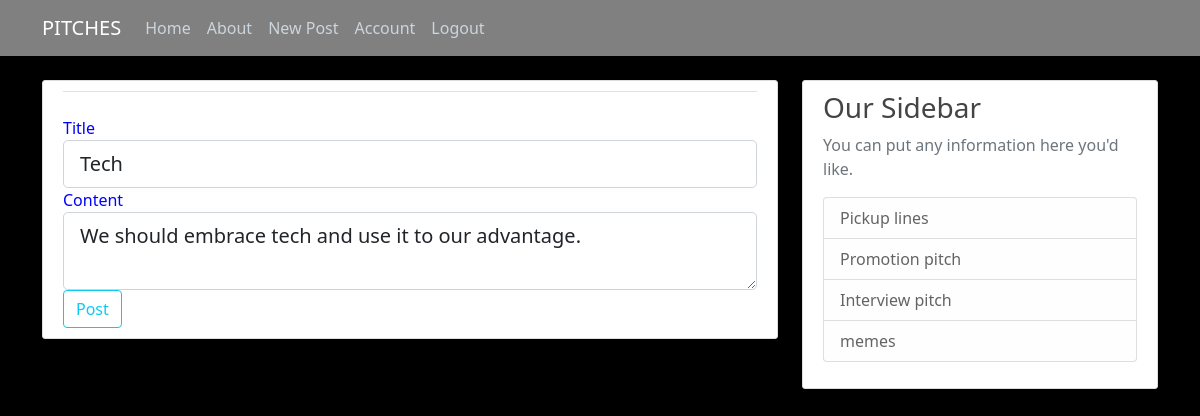
The page /post/3/update (signed in) on the database its author committed.
### pitches/models.py (models this page shows, shortened)
class Post(db.Model):
    id = db.Column(db.Integer, primary_key=True)
    title = db.Column(db.String(100), nullable=False)
    date_posted = db.Column(db.DateTime, nullable=False, default=datetime.utcnow)
    content = db.Column(db.Text, nullable=False)
    user_id = db.Column(db.Integer, db.ForeignKey('user.id'), nullable=False)

### pitches/routes.py (the view)
@app.route("/post/<int:post_id>/update", methods=['GET', 'POST'])
@login_required
def update_post(post_id):
    post = Post.query.get_or_404(post_id)
    if post.author !=current_user:
        abort(403)
    form = PostForm()
    if form.validate_on_submit():
        post.title=form.title.data
        post.content=form.content.data
        db.session.commit()
        flash('Your post has been updated!','success')
        return redirect(url_for('post',post_id=post.id))
    elif request.method == 'GET':
        form.title.data = post.title
        form.content.data = post.content
    return render_template('create_post.html', title='update Post',
                           form=form, legemd='update post')

### pitches/forms.py
class PostForm(FlaskForm):
    title = StringField('Title', validators=[DataRequired()])
    content = TextAreaField('Content',validators=[DataRequired()])
    submit = SubmitField('Post')

### pitches/models.py (called while the page is built)
@login_manager.user_loader
def load_user(user_id):
    return User.query.get(int(user_id))

### pitches/templates/create_post.html (shortened to what this page needs)
{% extends "wallart.html"%}
{% block content%}
    <div class="content-section">
        <form method="POST" action="">
            <fieldset class="form-group">
                <legend class="border-bottom mb-4">{{ legend }}</legend>
                <div class="form-group">
                    {{ form.title.label(class="form-control-label") }}
                    {% if form.title.errors %}
                        {{ form.title(class="form-control form-control-lg is-invalid") }}
                        <div class="invalid-feedback">
                            {% for error in form.title.errors %}
                                <span>{{ error }}</span>
                            {% endfor %}
                        </div>
                    {% else %}
                        {{ form.title(class="form-control form-control-lg") }}
                    {% endif %}
                </div>
                <div class="form-group">
                    {{ form.content.label(class="form-control-label") }}
                    {% if form.content.errors %}
                        {{ form.content(class="form-control form-control-lg is-invalid") }}
                        <div class="invalid-feedback">
                            {% for error in form.content.errors %}
                                <span>{{ error }}</span>
                            {% endfor %}
                        </div>
                    {% else %}
                        {{ form.content(class="form-control form-control-lg") }}
                    {% endif %}
                </div>
            </fieldset>
            <div class="form-group">
                {{ form.submit(class="btn btn-outline-info") }}
            </div>
        </form>
    </div>
{% endblock%}

### pitches/static/styles.css (style rules this page uses)
body { background: black; color: blue; margin-top: 5rem; }
.content-section { background: #ffffff; padding: 10px 20px; border: 1px solid #dddddd; border-radius: 3px; margin-bottom: 20px; }

### rows shown on the page
Post: title "Tech", content "We should embrace tech and use it to our advantage."
